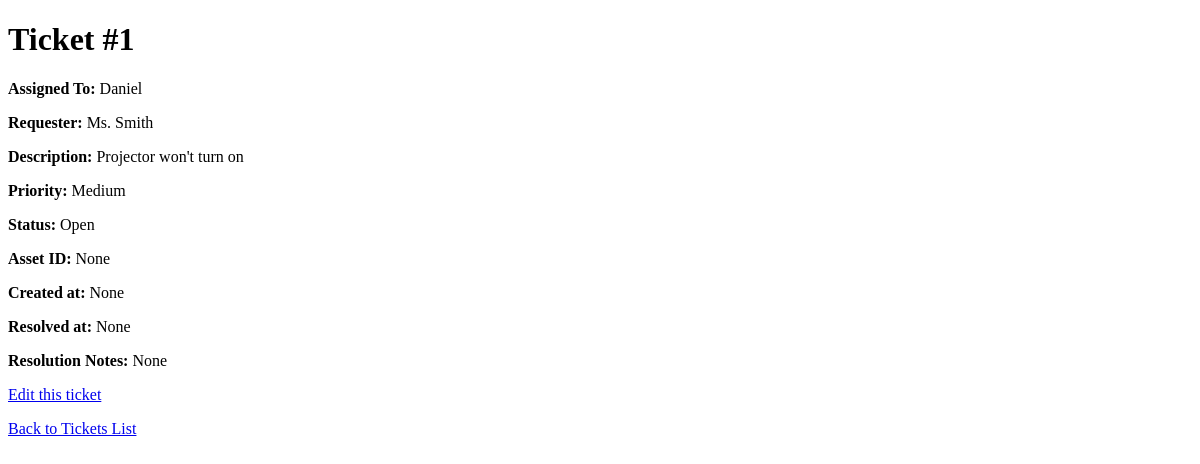
Before: /ticket/1 with the older database file.
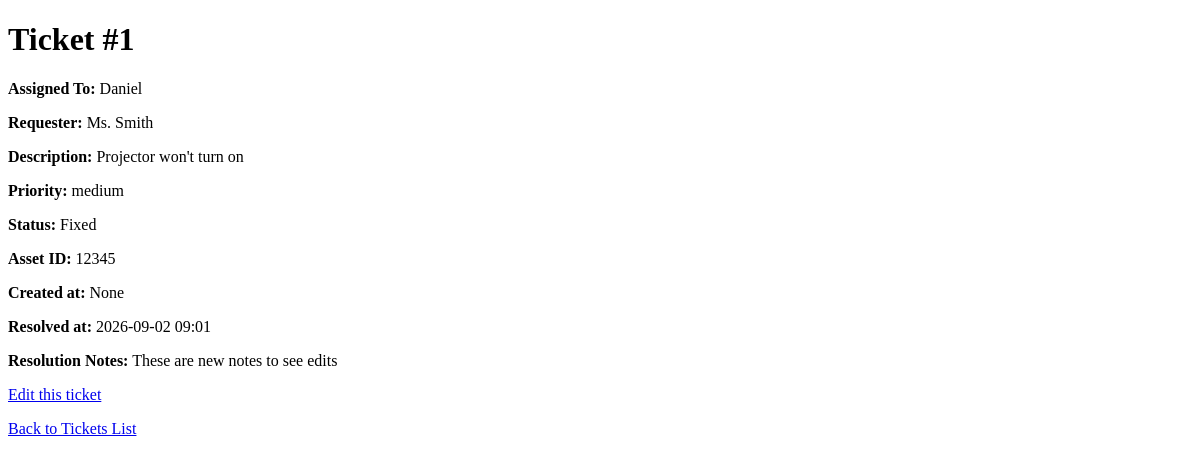
After: the same page with the newer database file.
### tables this page shows
CREATE TABLE tickets (
        id INTEGER PRIMARY KEY AUTOINCREMENT,
        assigned_to TEXT,
        requester TEXT,
        description TEXT,
        priority TEXT,
        status TEXT,
        asset_id TEXT,
        created_at TEXT,
        resolved_at TEXT
    , resolution_notes TEXT);

### app.py (the view)
@app.route("/ticket/<int:ticket_id>")
def view_ticket(ticket_id):
    db = sqlite3.connect("helpdesk.db")
    cursor = db.cursor()
    cursor.execute("SELECT * FROM tickets WHERE id = ?", (ticket_id,))
    ticket = cursor.fetchone()
    db.close()
    return render_template("ticket.html", ticket=ticket)

### templates/ticket.html (shortened to what this page needs)
<!DOCTYPE html>
<html>
    <head>
    </head>
    <body>
        <h1>Ticket #{{ ticket[0] }}</h1>
        <p><strong>Assigned To:</strong> {{ ticket[1] }}</p>
        <p><strong>Requester:</strong> {{ ticket[2] }}</p>
        <p><strong>Description:</strong> {{ ticket[3] }}</p>
        <p><strong>Priority:</strong> {{ ticket[4] }}</p>
        <p><strong>Status:</strong> {{ ticket[5] }}</p>
        <p><strong>Asset ID:</strong> {{ ticket[6] }}</p>
        <p><strong>Created at:</strong> {{ ticket[7] }}</p>
        <p><strong>Resolved at:</strong> {{ ticket[8] }}</p>
        <p><strong>Resolution Notes:</strong> {{ ticket[9] }}</p>
        <p><a href="/ticket/{{ ticket[0] }}/edit">Edit this ticket</a></p>
        <p><a href="/tickets">Back to Tickets List</a></p>
    </body>
</html>

Changed rows visible on the page:
changed tickets "Daniel": priority "Medium" → "medium"; status "Open" → "Fixed"; asset (not shown) → "12345"; resolved_at (not shown) → "2026-09-02 09:01"; resolution_notes (not shown) → "These are new notes to see edits"
Other visible differences:
{{ ticket[6] }}: "None" → (not shown)
{{ ticket[8] }}: "None" → (not shown)
{{ ticket[9] }}: "None" → (not shown)
